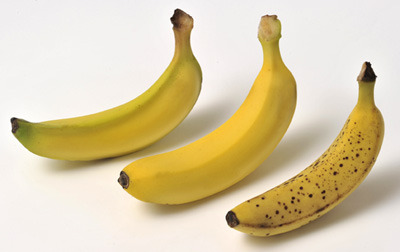
#> input picture images/banana3.jpg, 400 x 252 px, found by its file name
$ jupyter execute 3-11-HOG.ipynb   (older library calls are emulated)
#> lines starting #> are read from the running program, lines starting #| are printed output that depends on the picture
<a href="https://colab.research.google.com/github/JSJeong-me/AI-Innovation-2024/blob/main/OpenCV/3-11-HOG.ipynb" target="_parent"></a>

[cell 1]
import cv2
import numpy as np
img = cv2.imread("banana3.jpg")
#> img is the input picture: shape (252, 400, 3); mean B, G, R 168.1, 203.9, 218.4
# img = np.float(img)

gx = cv2.Sobel(img, cv2.CV_32F, 1, 0)
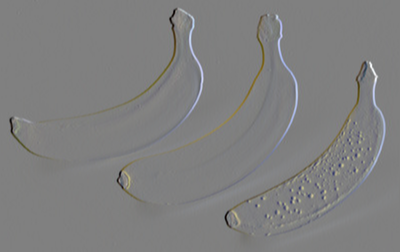
#> gx: shape (252, 400, 3) float32; mean B, G, R -0.4, -0.4, -0.4; drawn with min black and max white
gy = cv2.Sobel(img, cv2.CV_32F, 0, 1)
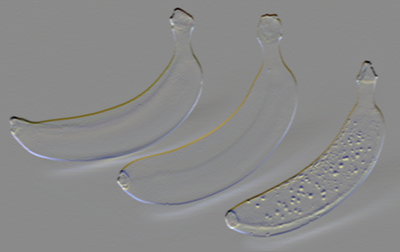
#> gy: shape (252, 400, 3) float32; mean B, G, R -0.3, -0.1, 0.1; drawn with min black and max white
magnitude, angle = cv2.cartToPolar(gx, gy)
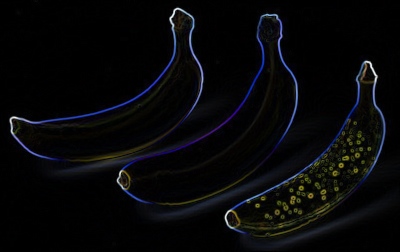
#> magnitude: shape (252, 400, 3) float32; mean B, G, R 35, 29.7, 28.1; drawn with min black and max white
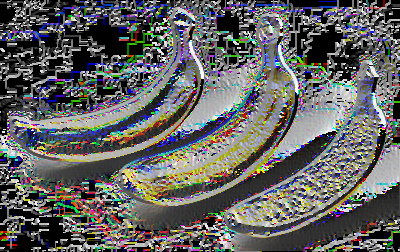
#> angle: shape (252, 400, 3) float32; mean B, G, R 2.42, 2.44, 2.44; drawn with min black and max white

[cell 2]
magnitude

[cell 3]
angle

[cell 4]
import matplotlib.pyplot as plt

from skimage.feature import hog
from skimage import data, exposure


image = data.astronaut()
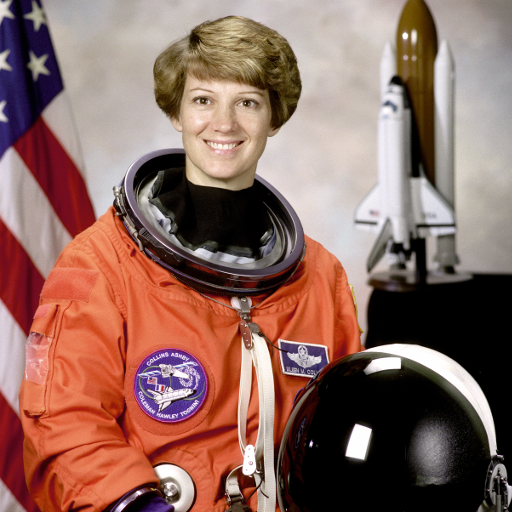
#> input picture skimage.data.astronaut(), 512 x 512 px
#> image is the input picture: shape (512, 512, 3); mean R, G, B 141.6, 105.8, 96.5

fd, hog_image = hog(
    image,
    orientations=8,
    pixels_per_cell=(16, 16),
    cells_per_block=(1, 1),
    visualize=True,
    channel_axis=-1,
)
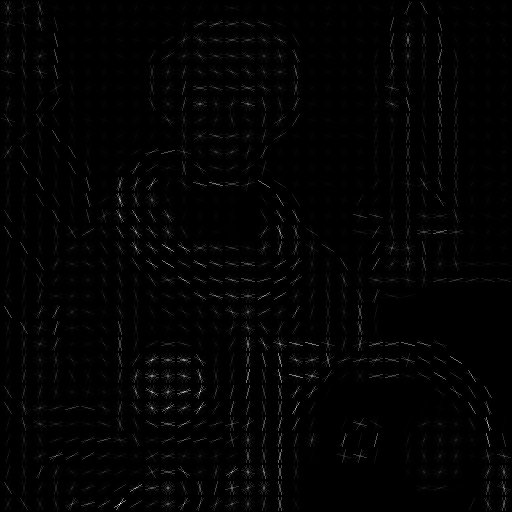
#> hog_image: shape (512, 512) float64; min 0, max 85.77, mean 1.1; drawn with min black and max white
#> fd = 8192 values, max 1 at index 6324, min 0 at index 467, mean 0.299

fig, (ax1, ax2) = plt.subplots(1, 2, figsize=(8, 4), sharex=True, sharey=True)

ax1.axis('off')
ax1.imshow(image, cmap=plt.cm.gray)
ax1.set_title('Input image')

# Rescale histogram for better display
hog_image_rescaled = exposure.rescale_intensity(hog_image, in_range=(0, 10))
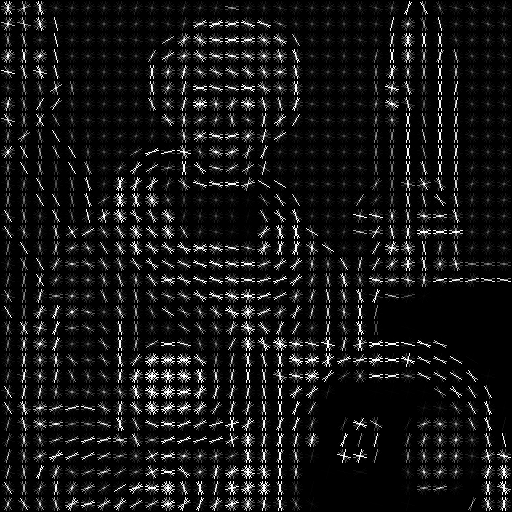
#> hog_image_rescaled: shape (512, 512) float64; min 0, max 1, mean 0.0858

ax2.axis('off')
ax2.imshow(hog_image_rescaled, cmap=plt.cm.gray)
ax2.set_title('Histogram of Oriented Gradients')
plt.show()

$ run again, with images/elephant1.jpg copied over images/banana3.jpg
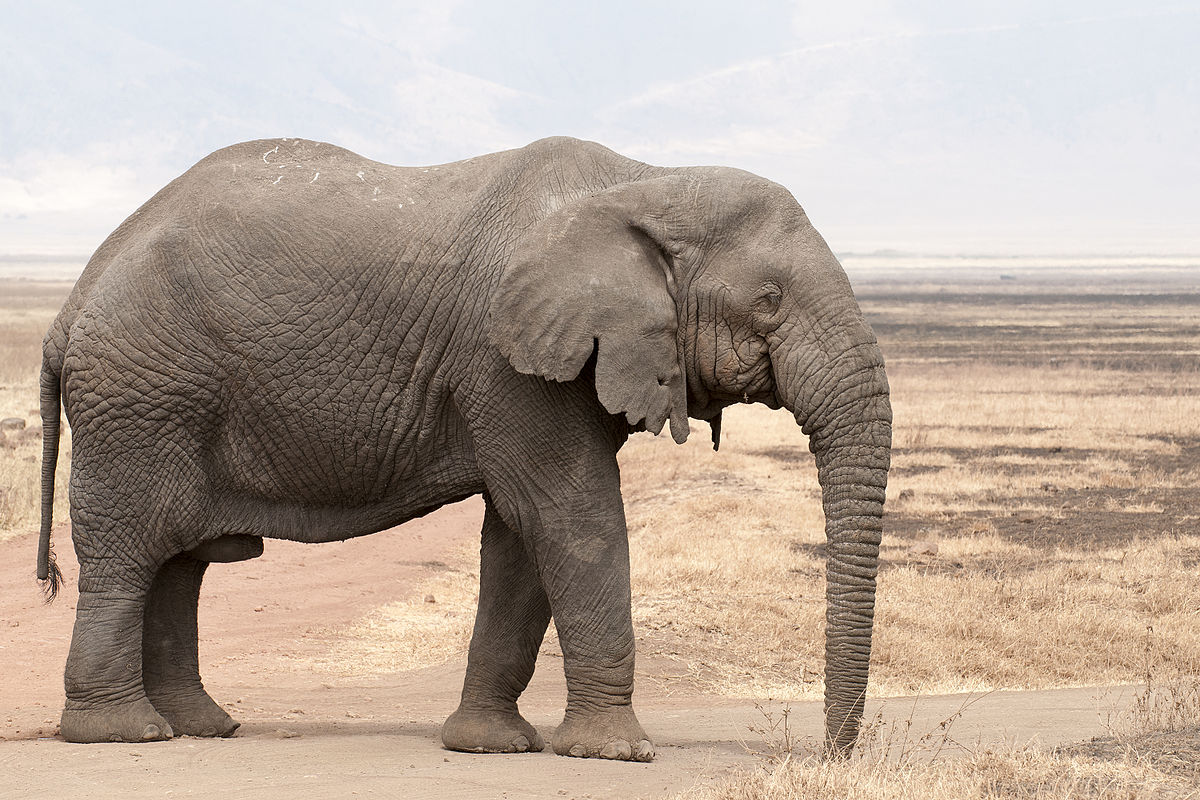
#> input picture images/elephant1.jpg, 1200 x 800 px, found by its file name
#> img is the input picture: shape (800, 1200, 3); mean B, G, R 153.7, 166.2, 181.6
#> `magnitude, angle = cv2.cartToPolar(gx, gy)`:
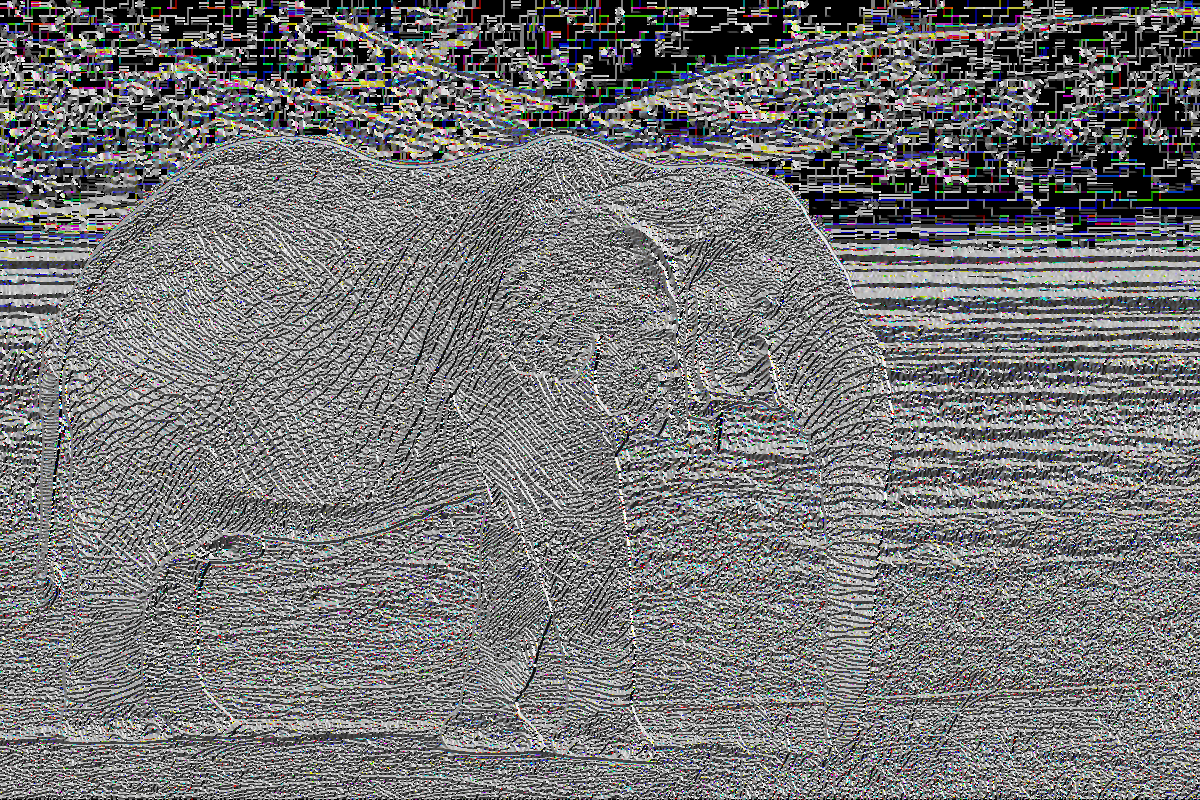
#> angle: shape (800, 1200, 3) float32; mean B, G, R 2.9, 2.88, 2.87; drawn with min black and max white
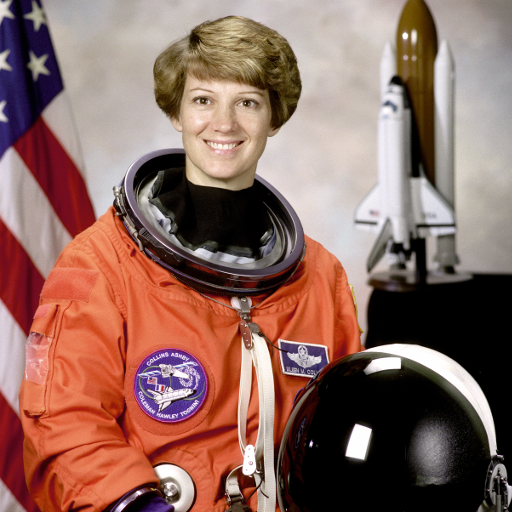
#> input picture skimage.data.astronaut(), 512 x 512 px
#> image is the input picture: shape (512, 512, 3); mean R, G, B 141.6, 105.8, 96.5
#> fd = 8192 values, max 1 at index 6324, min 0 at index 467, mean 0.299

$ run again, with images/elephant2.png saved as images/banana3.jpg
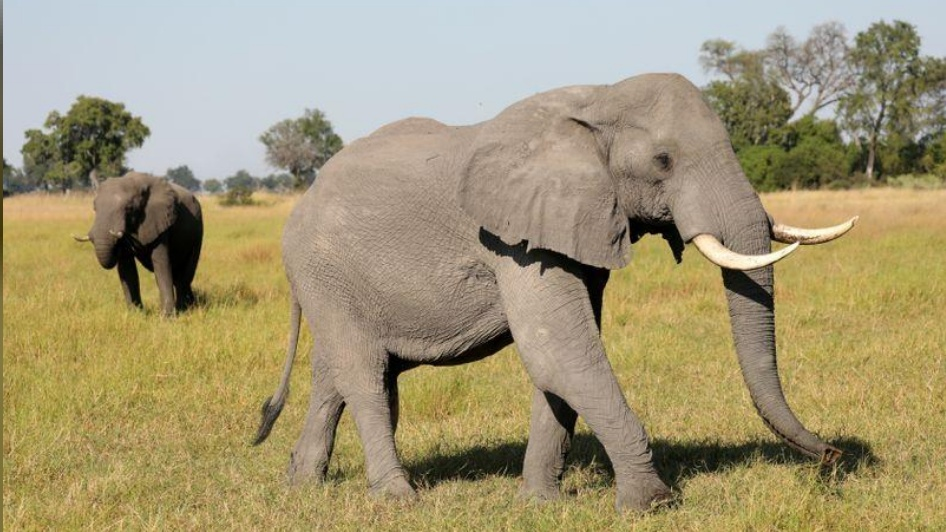
#> input picture images/elephant2.png, 946 x 532 px, found by its file name
#> img is the input picture: shape (532, 946, 3); mean B, G, R 118.8, 152.2, 163.6
#> `magnitude, angle = cv2.cartToPolar(gx, gy)`:
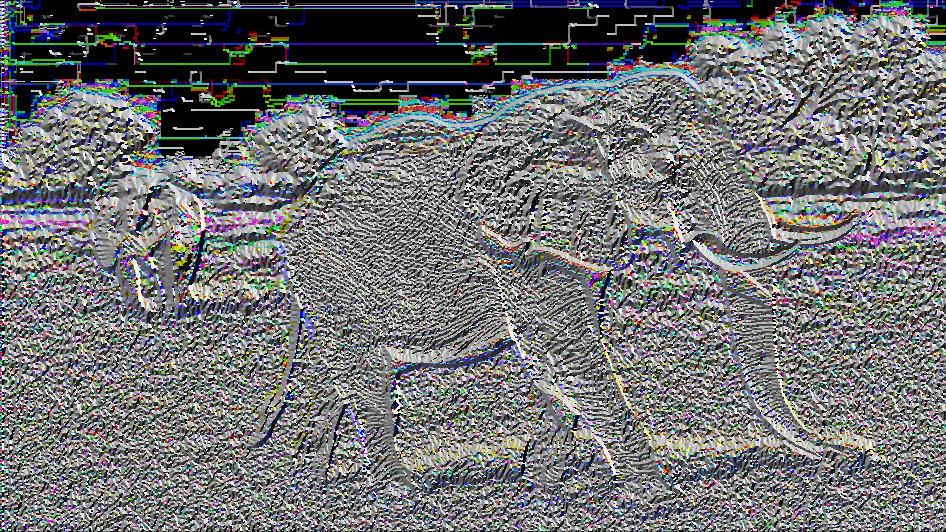
#> angle: shape (532, 946, 3) float32; mean B, G, R 2.81, 2.77, 2.74; drawn with min black and max white
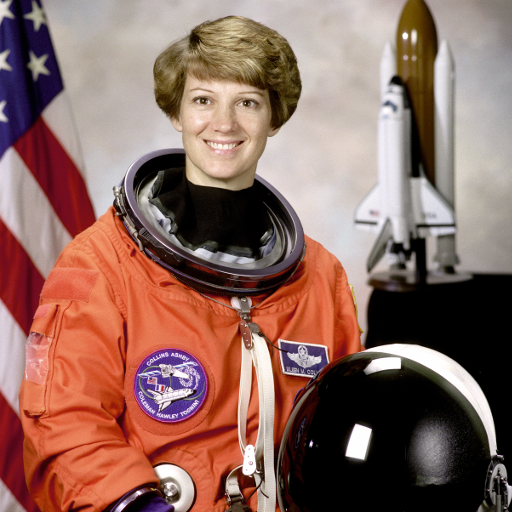
#> input picture skimage.data.astronaut(), 512 x 512 px
#> image is the input picture: shape (512, 512, 3); mean R, G, B 141.6, 105.8, 96.5
#> fd = 8192 values, max 1 at index 6324, min 0 at index 467, mean 0.299
